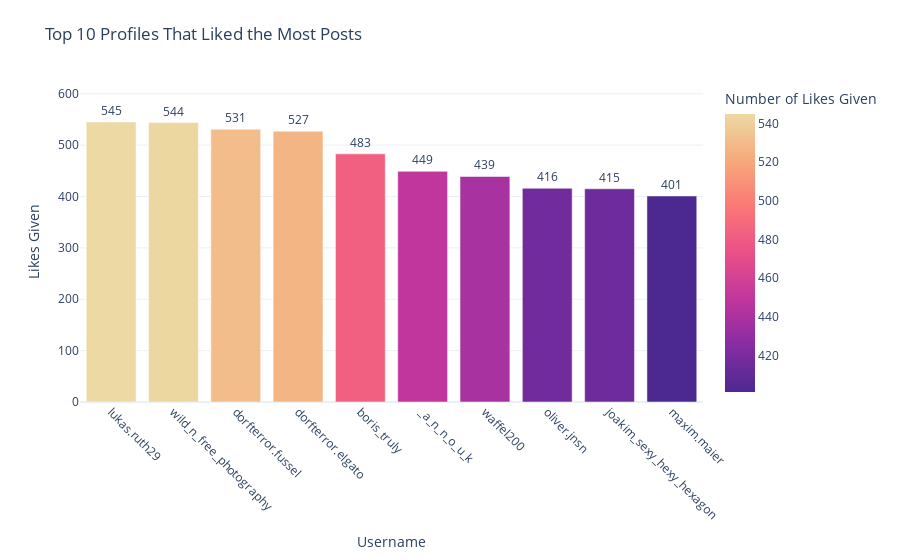

Source (notebook cell):
### Markdown cell above
#### Top Profiles who Like the most

### Code cell
likes = session.query(Likes).all()

like_counts = Counter([like.profile_id for like in likes if like.profile_id])

df_top_likers = pd.DataFrame(like_counts.items(), columns=['profile_id', 'like_count'])

profiles = session.query(Profile).all()
profile_map = {p.id: p.username for p in profiles}
df_top_likers['username'] = df_top_likers['profile_id'].map(profile_map)

df_top_likers = df_top_likers.sort_values('like_count', ascending=False).head(10)

fig = px.bar(
    df_top_likers,
    x='username',
    y='like_count',
    text='like_count',
    title='Top 10 Profiles That Liked the Most Posts',
    labels={'like_count': 'Number of Likes Given', 'username': 'Username'},
    color='like_count',
    color_continuous_scale='Agsunset'
)

max_likes = df_top_likers['like_count'].max()
fig.update_traces(textposition='outside')

fig.update_layout(
    yaxis=dict(range=[0, max_likes * 1.15]),  
    xaxis_tickangle=45,
    template='plotly_white',
    margin=dict(t=80),  
    yaxis_title='Likes Given',
    xaxis_title='Username'
)

fig.show()

### Figure 1 — Plotly figure (JSON) as saved in the notebook; plotly's stock layout.template omitted (floating-point values rounded to 4 significant figures)
{"data": [{"hovertemplate": "Username=%{x}<br>Number of Likes Given=%{marker.color}<extra></extra>", "legendgroup": "", "marker": {"color": [545, 544, 531, 527, 483, 449, 439, 416, 415, 401], "coloraxis": "coloraxis", "pattern": {"shape": ""}}, "name": "", "orientation": "v", "showlegend": false, "text": [545.0, 544.0, 531.0, 527.0, 483.0, 449.0, 439.0, 416.0, 415.0, 401.0], "textposition": "outside", "type": "bar", "x": ["lukas.ruth29", "wild_n_free_photography", "dorfterror.fussel", "dorfterror.elgato", "boris_truly", "_a_n_n_o_u_k", "waffel200", "oliver.jnsn", "joakim_sexy_hexy_hexagon", "maxim.maier"], "xaxis": "x", "y": [545, 544, 531, 527, 483, 449, 439, 416, 415, 401], "yaxis": "y"}], "layout": {"barmode": "relative", "coloraxis": {"colorbar": {"title": {"text": "Number of Likes Given"}}, "colorscale": [[0, "rgb(75, 41, 145)"], [0.1667, "rgb(135, 44, 162)"], [0.3333, "rgb(192, 54, 157)"], [0.5, "rgb(234, 79, 136)"], [0.6667, "rgb(250, 120, 118)"], [0.8333, "rgb(246, 169, 122)"], [1, "rgb(237, 217, 163)"]]}, "legend": {"tracegroupgap": 0}, "margin": {"t": 80}, "title": {"text": "Top 10 Profiles That Liked the Most Posts"}, "xaxis": {"anchor": "y", "domain": [0, 1], "tickangle": 45, "title": {"text": "Username"}}, "yaxis": {"anchor": "x", "domain": [0, 1], "range": [0, 626.8], "title": {"text": "Likes Given"}}}}
